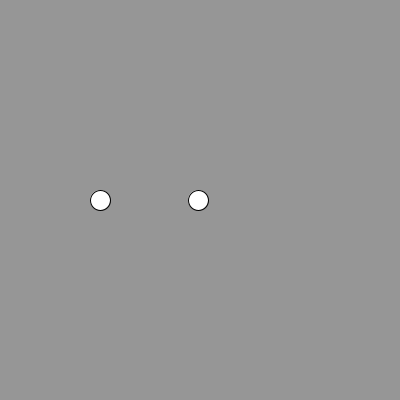
Frame 1 (no input)
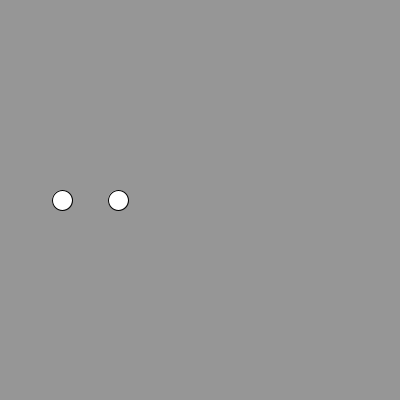
Frame 60 (the mouse pressed at the canvas centre just before this capture)
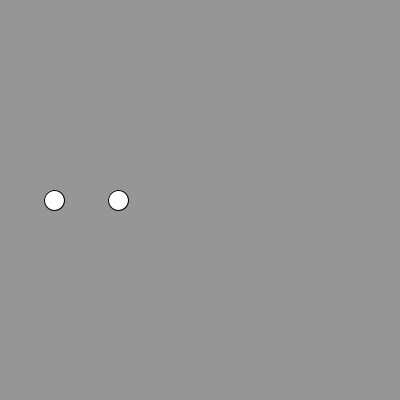
Frame 120 (the mouse held since frame 60 and released just before this capture)

The Processing sketch that drew these frames (run headless with seeded random() and noise(); from frame 60 on, the mouse is pressed at the canvas centre):

// Processing sketch: processing_77132
// ── processing_77132.pde

PVector pos, posA, vel, velA, velB;
int rad;

void setup()
{
  size(400, 400);

  pos = new PVector (width/4, height/2);
  posA = new PVector (width/2, height/2);
  vel = new PVector (0, 0);
  velA = new PVector (-2, 0);
  rad = 20;

  //vel = new PVector (.1, 0);
  //velA = new PVector (-1, 0);

  velB = new PVector (0, 0);
}

void draw()
{
  background(150);

  if ( PVector.dist(pos, posA)<rad)
  {
    velB.add(velA);
    velA.mult(0);
    velA.add(vel);
    vel.mult(0);
    vel.add(velB);
    velB.mult(0);

    //momentum is preserved
    //work on implementing mass into mix
  }

  border();
  borderA();

  pos.add(vel);
  posA.add(velA);


  ellipse(pos.x, pos.y, rad, rad);

  ellipse(posA.x, posA.y, rad, rad);
}

void border()
{
  if (pos.x > width)
  {
    vel.x = -vel.x;
  }
  if (pos.x < 0)
  {
    vel.x = -vel.x;
  }
  if (pos.y > height)
  {
    vel.y = -vel.y;
  }
  if (pos.y < 0)
  {
    vel.y = -vel.y;
  }
}

void borderA()
{
  if (posA.x > width)
  {
    velA.x = -velA.x;
  }
  if (posA.x < 0)
  {
    velA.x = -velA.x;
  }
  if (posA.y > height)
  {
    velA.y = -velA.y;
  }
  if (posA.y < 0)
  {
    velA.y = -velA.y;
  }
}
